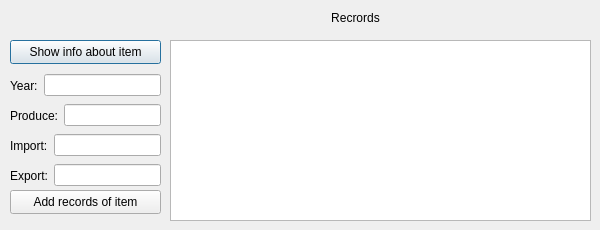
<?xml version="1.0" encoding="UTF-8"?>
<ui version="4.0">
 <class>ItemOfCountru</class>
 <widget class="QDialog" name="ItemOfCountru">
  <property name="geometry">
   <rect>
    <x>0</x>
    <y>0</y>
    <width>600</width>
    <height>230</height>
   </rect>
  </property>
  <property name="windowTitle">
   <string>Dialog</string>
  </property>
  <widget class="QLabel" name="label">
   <property name="geometry">
    <rect>
     <x>10</x>
     <y>10</y>
     <width>161</width>
     <height>16</height>
    </rect>
   </property>
   <property name="styleSheet">
    <string notr="true">text-align: center;</string>
   </property>
   <property name="text">
    <string/>
   </property>
   <property name="alignment">
    <set>Qt::AlignCenter</set>
   </property>
  </widget>
  <widget class="QPushButton" name="pushButton">
   <property name="geometry">
    <rect>
     <x>10</x>
     <y>40</y>
     <width>151</width>
     <height>24</height>
    </rect>
   </property>
   <property name="text">
    <string>Show info about item</string>
   </property>
  </widget>
  <widget class="QPushButton" name="pushButton_2">
   <property name="geometry">
    <rect>
     <x>10</x>
     <y>190</y>
     <width>151</width>
     <height>24</height>
    </rect>
   </property>
   <property name="text">
    <string>Add records of item</string>
   </property>
  </widget>
  <widget class="QLabel" name="label_2">
   <property name="geometry">
    <rect>
     <x>170</x>
     <y>10</y>
     <width>371</width>
     <height>16</height>
    </rect>
   </property>
   <property name="text">
    <string>Recrords</string>
   </property>
   <property name="alignment">
    <set>Qt::AlignCenter</set>
   </property>
  </widget>
  <widget class="QWidget" name="horizontalLayoutWidget_2">
   <property name="geometry">
    <rect>
     <x>10</x>
     <y>100</y>
     <width>151</width>
     <height>31</height>
    </rect>
   </property>
   <layout class="QHBoxLayout" name="horizontalLayout_2">
    <item>
     <widget class="QLabel" name="label_4">
      <property name="text">
       <string>Produce:</string>
      </property>
     </widget>
    </item>
    <item>
     <widget class="QLineEdit" name="lineEdit_2"/>
    </item>
   </layout>
  </widget>
  <widget class="QWidget" name="horizontalLayoutWidget_3">
   <property name="geometry">
    <rect>
     <x>10</x>
     <y>130</y>
     <width>151</width>
     <height>31</height>
    </rect>
   </property>
   <layout class="QHBoxLayout" name="horizontalLayout_3">
    <item>
     <widget class="QLabel" name="label_5">
      <property name="text">
       <string>Import:</string>
      </property>
     </widget>
    </item>
    <item>
     <widget class="QLineEdit" name="lineEdit_3"/>
    </item>
   </layout>
  </widget>
  <widget class="QWidget" name="horizontalLayoutWidget_4">
   <property name="geometry">
    <rect>
     <x>10</x>
     <y>160</y>
     <width>151</width>
     <height>31</height>
    </rect>
   </property>
   <layout class="QHBoxLayout" name="horizontalLayout_4">
    <item>
     <widget class="QLabel" name="label_6">
      <property name="text">
       <string>Export:</string>
      </property>
     </widget>
    </item>
    <item>
     <widget class="QLineEdit" name="lineEdit_4"/>
    </item>
   </layout>
  </widget>
  <widget class="QWidget" name="horizontalLayoutWidget">
   <property name="geometry">
    <rect>
     <x>10</x>
     <y>70</y>
     <width>151</width>
     <height>31</height>
    </rect>
   </property>
   <layout class="QHBoxLayout" name="horizontalLayout">
    <item>
     <widget class="QLabel" name="label_3">
      <property name="text">
       <string>Year:</string>
      </property>
     </widget>
    </item>
    <item>
     <widget class="QLineEdit" name="lineEdit"/>
    </item>
   </layout>
  </widget>
  <widget class="QTableWidget" name="tableWidget">
   <property name="geometry">
    <rect>
     <x>170</x>
     <y>40</y>
     <width>421</width>
     <height>181</height>
    </rect>
   </property>
   <property name="styleSheet">
    <string notr="true"/>
   </property>
   <property name="selectionMode">
    <enum>QAbstractItemView::NoSelection</enum>
   </property>
  </widget>
 </widget>
 <resources/>
 <connections/>
</ui>
